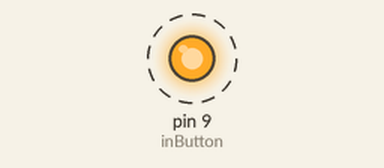
This sketch was run on a simulated Arduino Uno, built with avr-gcc and run on an emulated ATmega328P. On the bench: output pins drawn as LEDs (lit = HIGH). Dashed ring = blinking.

Above: at 0.05 s.
Timing chart, 0 to 3.0 s (numbered marks = the images above):
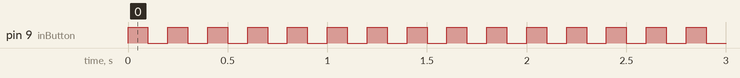

Measured:
- by itself, pin 9 (inButton): alternates HIGH for 0.10 s and LOW for 0.10 s

The sketch:

l2.ino
```cpp
int inButton = 9;

void setup()
{
    pinMode(inButton, OUTPUT);
}
// led lights

void loop()
{
    digitalWrite(inButton, HIGH);
    delay(100);
    digitalWrite(inButton, LOW);
    delay(100);
}
```
